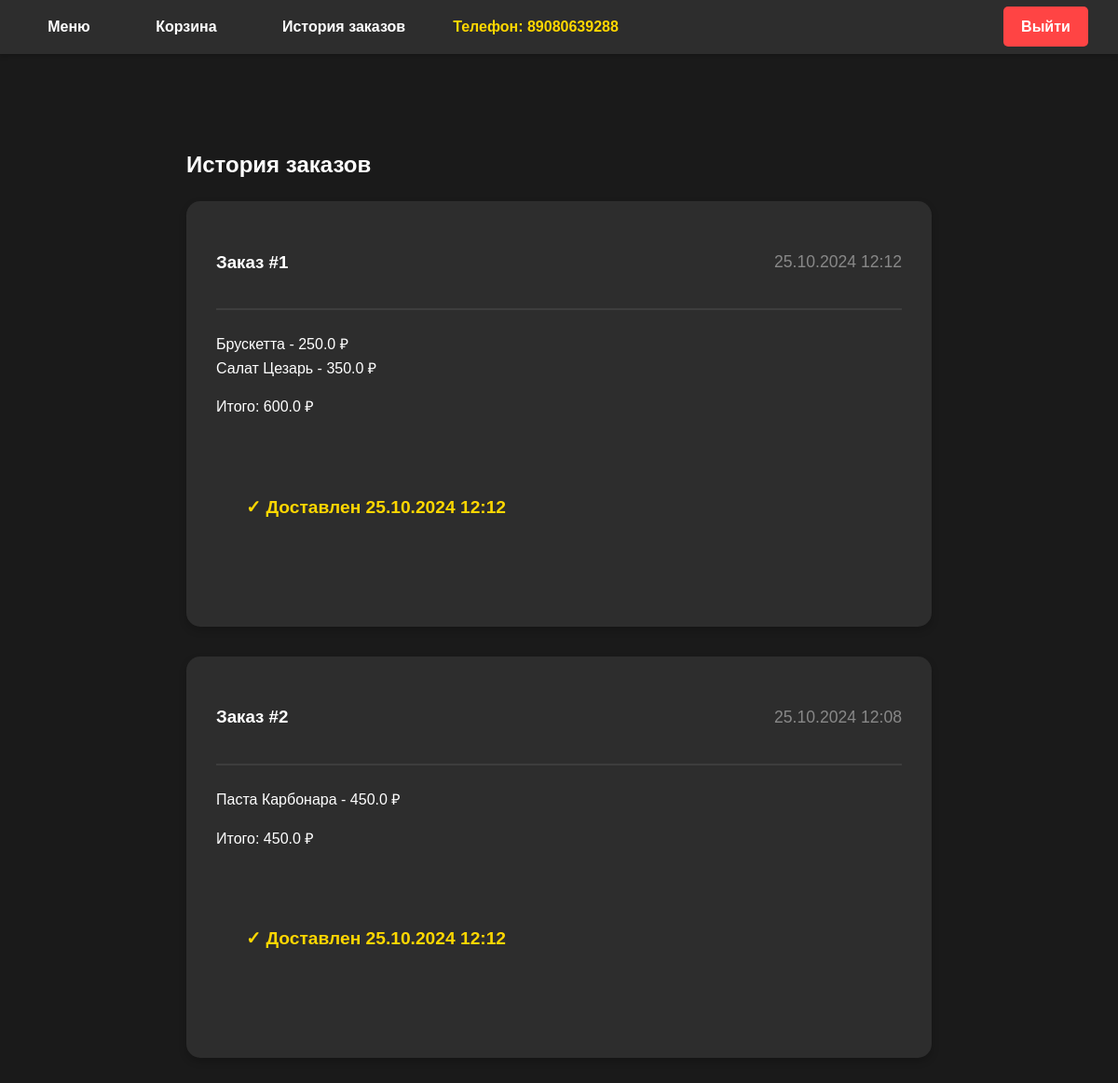
Screenshot of /orders (signed in) with the database file from the repository.
### models.py (models this page shows, shortened)
class User(db.Model):
    id = db.Column(db.Integer, primary_key=True)
    phone = db.Column(db.String(15), unique=True, nullable=False)
    address = db.Column(db.String(200))
    orders = db.relationship('Order', backref='user', lazy=True)
    @property
    def is_authenticated(self):
        return True

class Order(db.Model):
    id = db.Column(db.Integer, primary_key=True)
    user_id = db.Column(db.Integer, db.ForeignKey('user.id'))
    date = db.Column(db.DateTime, default=datetime.utcnow)
    total = db.Column(db.Float)
    delivered = db.Column(db.Boolean, default=False)
    delivery_time = db.Column(db.DateTime)
    items = db.relationship('OrderItem', backref='order', lazy=True)

class OrderItem(db.Model):
    id = db.Column(db.Integer, primary_key=True)
    order_id = db.Column(db.Integer, db.ForeignKey('order.id'))
    dish_id = db.Column(db.Integer, db.ForeignKey('dish.id'))
    quantity = db.Column(db.Integer)
    price = db.Column(db.Float)

class Dish(db.Model):
    id = db.Column(db.Integer, primary_key=True)
    name = db.Column(db.String(100), nullable=False)
    description = db.Column(db.Text)
    price = db.Column(db.Float, nullable=False)
    image = db.Column(db.String(100))
    category_id = db.Column(db.Integer, db.ForeignKey('category.id'))
    order_items = db.relationship('OrderItem', backref='dish', lazy=True)

### app.py (the view)
@app.route('/orders')
@login_required
def order_history():
    orders = Order.query.filter_by(user_id=current_user.id).order_by(Order.date.desc()).all()
    numbered_orders = []
    for i, order in enumerate(orders, 1): # начинаем нумерацию с 1
        numbered_orders.append((i, order))
    return render_template('order_history.html', numbered_orders=numbered_orders)

### app.py (called while the page is built)
@login_manager.user_loader
def load_user(user_id):
    return User.query.get(int(user_id))

### templates/order_history.html (shortened to what this page needs)
{% extends "base.html" %}
{% block content %}
<div class="order-history">
    <h2>История заказов</h2>
    {% if numbered_orders %}
        {% for order_number, order in numbered_orders %}
        <div class="order-card">
            <div class="order-header">
                <h3>Заказ #{{ order_number }}</h3>
                <p class="order-date">{{ order.date.strftime('%d.%m.%Y %H:%M') }}</p>
            </div>
            <div class="order-content">
                <ul class="order-items">
                    {% for item in order.items %}
                    <li>
                        {{ item.dish.name }} - {{ item.price }} ₽
                    </li>
                    {% endfor %}
                </ul>
                <p class="order-total">Итого: {{ order.total }} ₽</p>
                <p class="order-status">
                    {% if order.delivered %}
                    ✓ Доставлен {{ order.delivery_time.strftime('%d.%m.%Y %H:%M') }}
                    {% else %}
                    В процессе доставки
                    {% endif %}
                </p>
            </div>
        </div>
        {% endfor %}
    {% else %}
        <p class="no-orders">У вас пока нет заказов</p>
    {% endif %}
</div>
{% endblock %}

### templates/base.html (shortened to what this page needs)
<!DOCTYPE html>
<html>
<head>
    <link rel="stylesheet" href="{{ url_for('static', filename='css/style.css') }}">
</head>
<body>
    <nav>
        <ul>
            <li><a href="{{ url_for('menu') }}">Меню</a></li>
            {% if current_user.is_authenticated %}
                <li><a href="{{ url_for('cart') }}">Корзина</a></li>
                <li><a href="{{ url_for('order_history') }}">История заказов</a></li>
                <li>Телефон: {{ current_user.phone }}</li>
                <li><a href="{{ url_for('logout') }}">Выйти</a></li>
            {% else %}
                <li><a href="{{ url_for('login') }}">Войти</a></li>
            {% endif %}
        </ul>
    </nav>
    {% block content %}{% endblock %}
</body>
</html>

### static/css/style.css (style rules this page uses)
body { margin: 0; padding: 0; font-family: 'Arial', sans-serif; background-color: #1a1a1a; color: #ffffff; line-height: 1.6; }
nav { background-color: #2d2d2d; padding: 1rem; box-shadow: 0 2px 5px rgba(0,0,0,0.2); position: sticky; top: 0; z-index: 1000; }
nav ul { list-style: none; display: flex; justify-content: space-around; align-items: center; max-width: 1200px; margin: 0 auto; padding: 0; }
nav li { margin: 0 1rem; }
nav a { color: #ffffff; text-decoration: none; font-weight: bold; padding: 0.8rem 1.2rem; border-radius: 5px; transition: all 0.3s ease; }
nav li:last-child { margin-left: auto; }
nav li:nth-last-child(2) { color: #ffd700; font-weight: bold; }
nav a[href*="logout"] { background-color: #ff4444; color: white; }
.order-status { max-width: 800px; margin: 3rem auto; padding: 2rem; }
.order-items { list-style: none; padding: 0; }
.order-history { max-width: 800px; margin: 3rem auto; padding: 2rem; }
.order-card { background-color: #2d2d2d; border-radius: 15px; padding: 2rem; margin-bottom: 2rem; box-shadow: 0 4px 8px rgba(0,0,0,0.2); transition: transform 0.3s ease; }
.order-header { display: flex; justify-content: space-between; align-items: center; border-bottom: 2px solid #3d3d3d; padding-bottom: 1rem; margin-bottom: 1.5rem; }
.order-date { color: #888; font-size: 1.1rem; }
.order-status { color: #ffd700; font-weight: bold; font-size: 1.2rem; }

### rows the page displays
User: phone "89080639288"
Order: delivered "1", date "25.10.2024 12:12", total "600.0", delivery_time "25.10.2024 12:12"
OrderItem: dish.name "Брускетта", price "250.0"
OrderItem: dish.name "Салат Цезарь", price "350.0"
Order: order_number "2", date "25.10.2024 12:08", total "450.0", delivery_time "25.10.2024 12:12"
OrderItem: dish.name "Паста Карбонара", price "450.0"
